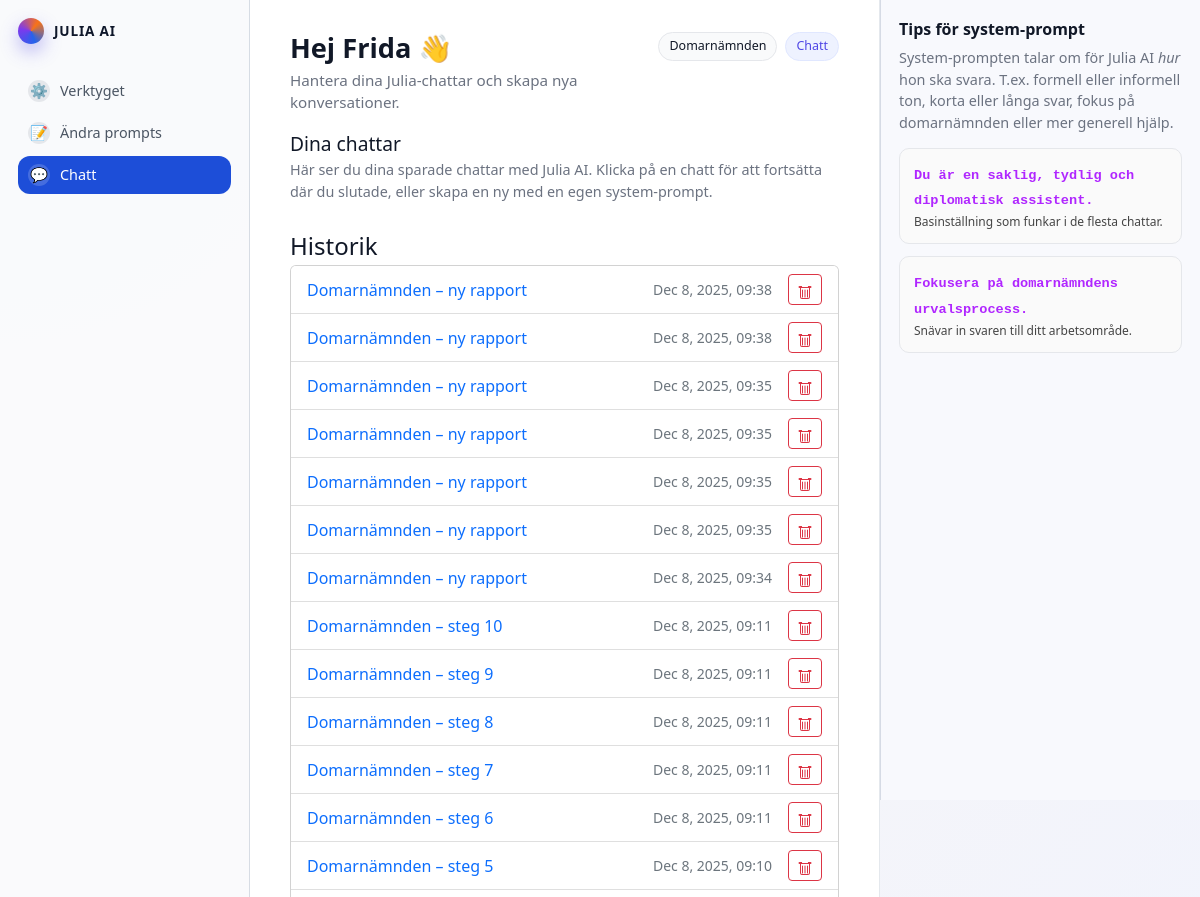
The app's page /chat/ (signed in, upper part), older data.
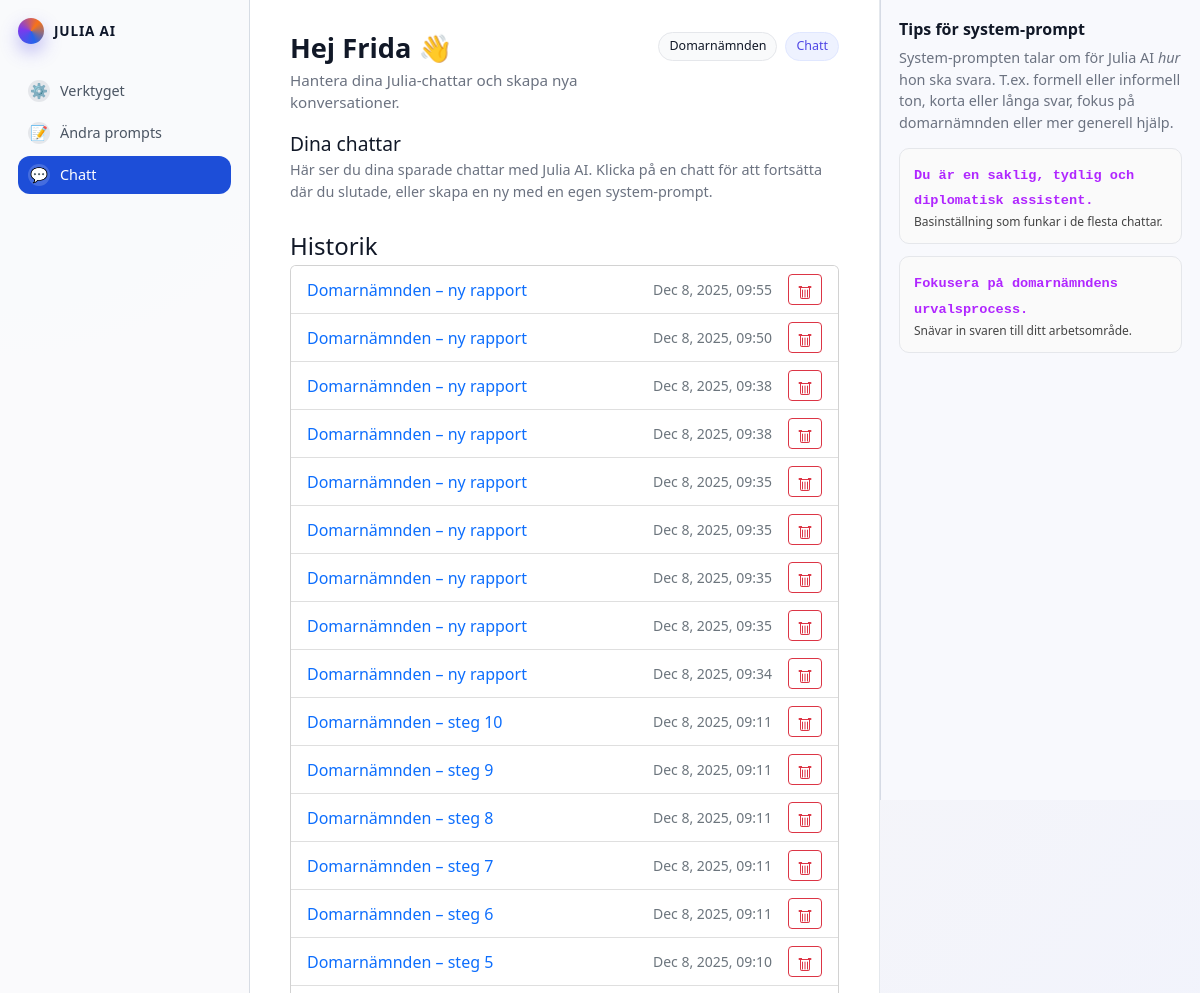
The same page, newer data.
### myapp/models.py (models this page shows, shortened)
class ChatSession(models.Model):
    user = models.ForeignKey(settings.AUTH_USER_MODEL, on_delete=models.CASCADE)
    title = models.CharField(max_length=200, default="Ny chatt")
    flow = models.CharField(max_length=50, blank=True, null=True)  # t.ex. "domarnamnden"
    step = models.PositiveSmallIntegerField(blank=True, null=True) # 1–10
    system_prompt = models.TextField(
        default=(
            "Du är en hjälpsam, saklig och diplomatisk assistent. "
            "Skriv tydligt och konkret, mild tonalitet, inga överdrifter."
        )
    )
    created_at = models.DateTimeField(auto_now_add=True)
    updated_at = models.DateTimeField(auto_now=True)

### myapp/views.py (the view, shortened to what this page needs)
# urls.py: path("chat/", views.chat_home, name="chat_home"),
@login_required
def chat_home(request):
    sessions = ChatSession.objects.filter(user=request.user).order_by("-updated_at")
    return render(request, "chat_home.html", {"sessions": sessions})

### templates/chat_home.html (shortened to what this page needs)
{% load static %}
<!DOCTYPE html>
<html lang="sv">
<head>
    <link href="https://cdn.jsdelivr.net/npm/bootstrap@5.2.3/dist/css/bootstrap.min.css" rel="stylesheet">
    <link rel="stylesheet" href="{% static 'css/style.css' %}">
</head>
<body id="page-top">
  <div class="app-shell">
    <aside class="sidebar">
      <div class="sidebar-brand">
        <span class="brand-dot"></span>
        <span class="brand-text">Julia AI</span>
      </div>
      <nav class="sidebar-nav">
        <a href="{% url 'index' %}" class="sidebar-link">
          <span class="sidebar-icon">⚙️</span>
          <span>Verktyget</span>
        </a>
        <a href="{% url 'prompt_editor' %}" class="sidebar-link">
          <span class="sidebar-icon">📝</span>
          <span>Ändra prompts</span>
        </a>
        <a href="{% url 'chat_home' %}" class="sidebar-link sidebar-link-active">
          <span class="sidebar-icon">💬</span>
          <span>Chatt</span>
        </a>
      </nav>
    </aside>
    <main class="main-area">
      <header class="page-header">
        <div>
          <h1>Hej {{ user.first_name|default:user.username }} 👋</h1>
          <p>Hantera dina Julia-chattar och skapa nya konversationer.</p>
        </div>
        <div class="page-header-meta">
          <span class="pill">Domarnämnden</span>
          <span class="pill pill-soft">Chatt</span>
        </div>
      </header>
      <section id="chat-home">
        <div class="adminui-layout">
          <div class="adminui-main">
            <div class="adminui-container">
              <h2 class="adminui-title" style="margin-top:0;">Dina chattar</h2>
              <p class="adminui-intro">
                Här ser du dina sparade chattar med Julia AI. Klicka på en chatt för att fortsätta där du slutade,
                eller skapa en ny med en egen system-prompt.
              </p>
              <div class="adminui-container" style="margin-bottom:32px;">
                <h3 class="adminui-subtitle">Historik</h3>
                <div class="card p-0">
                  <div class="list-group list-group-flush">
                    {% for s in sessions %}
                      <div class="list-group-item d-flex align-items-center gap-2">
                        <a class="flex-grow-1 text-decoration-none"
                           href="{% url 'chat_session' s.id %}">
                          {{ s.title }}
                        </a>
                        <small class="text-muted me-2">
                          {{ s.updated_at|date:"M j, Y, H:i" }}
                        </small>
                        <form action="{% url 'chat_delete' s.id %}" method="post"
                              onsubmit="return confirm('Ta bort denna chatt? Det går inte att ångra.');">
                          <button type="submit" class="btn btn-sm btn-outline-danger" title="Ta bort">
                          </button>
                        </form>
                      </div>
                    {% empty %}
                      <div class="list-group-item text-muted">Ingen historik ännu.</div>
                    {% endfor %}
                  </div>
                </div>
              </div>
            </div>
          </div>
        </div>
      </section>
    </main>
    <aside class="right-panel">
      <h3 class="assistant-title">Tips för system-prompt</h3>
      <p class="assistant-help adminui-intro">
        System-prompten talar om för Julia AI <em>hur</em> hon ska svara.
        T.ex. formell eller informell ton, korta eller långa svar,
        fokus på domarnämnden eller mer generell hjälp.
      </p>
      <div class="tag-box">
        <div class="tag-box-left">
          <code>Du är en saklig, tydlig och diplomatisk assistent.</code>
          <p>Basinställning som funkar i de flesta chattar.</p>
        </div>
      </div>
      <div class="tag-box">
        <div class="tag-box-left">
          <code>Fokusera på domarnämndens urvalsprocess.</code>
          <p>Snävar in svaren till ditt arbetsområde.</p>
        </div>
      </div>
    </aside>
  </div>
</body>
</html>

Row changes from the older to the newer data that the page shows:
added ChatSession: title "Domarnämnden – ny rapport", updated_at "Dec 8, 2025, 09:55"
added ChatSession: title "Domarnämnden – ny rapport", updated_at "Dec 8, 2025, 09:50"
